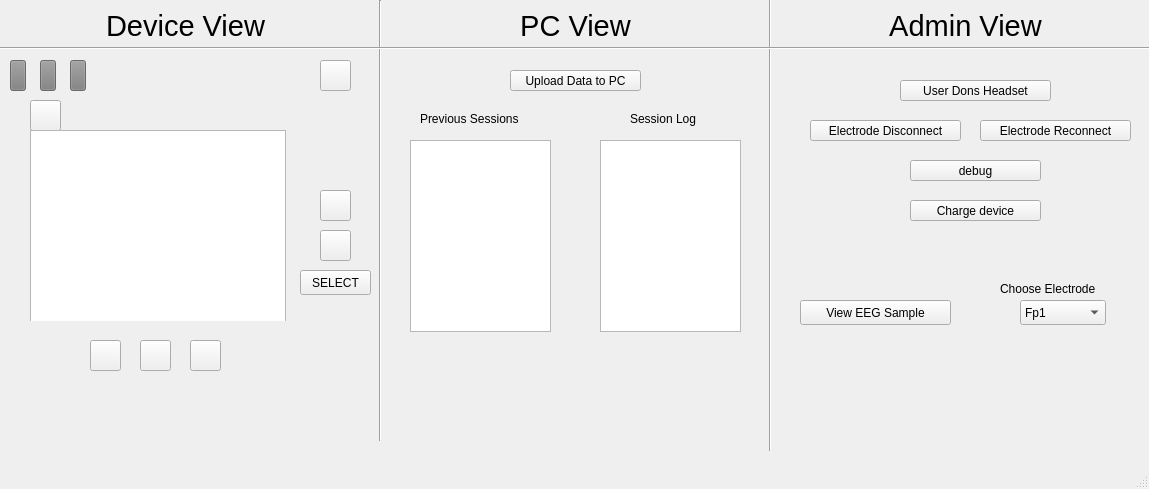
<?xml version="1.0" encoding="UTF-8"?>
<ui version="4.0">
 <class>MainWindow</class>
 <widget class="QMainWindow" name="MainWindow">
  <property name="geometry">
   <rect>
    <x>0</x>
    <y>0</y>
    <width>1149</width>
    <height>489</height>
   </rect>
  </property>
  <property name="windowTitle">
   <string>MainWindow</string>
  </property>
  <widget class="QWidget" name="centralwidget">
   <widget class="QPushButton" name="ContactSecureIndicator">
    <property name="enabled">
     <bool>false</bool>
    </property>
    <property name="geometry">
     <rect>
      <x>10</x>
      <y>60</y>
      <width>16</width>
      <height>31</height>
     </rect>
    </property>
    <property name="styleSheet">
     <string notr="true">background-color: gray;</string>
    </property>
    <property name="text">
     <string/>
    </property>
   </widget>
   <widget class="QPushButton" name="TreatmentIndicator">
    <property name="enabled">
     <bool>false</bool>
    </property>
    <property name="geometry">
     <rect>
      <x>40</x>
      <y>60</y>
      <width>16</width>
      <height>31</height>
     </rect>
    </property>
    <property name="styleSheet">
     <string notr="true">background-color: gray;</string>
    </property>
    <property name="text">
     <string/>
    </property>
   </widget>
   <widget class="QPushButton" name="ContactLostIndicator">
    <property name="enabled">
     <bool>false</bool>
    </property>
    <property name="geometry">
     <rect>
      <x>70</x>
      <y>60</y>
      <width>16</width>
      <height>31</height>
     </rect>
    </property>
    <property name="styleSheet">
     <string notr="true">background-color: gray;</string>
    </property>
    <property name="text">
     <string/>
    </property>
   </widget>
   <widget class="QPushButton" name="powerButton">
    <property name="geometry">
     <rect>
      <x>320</x>
      <y>60</y>
      <width>31</width>
      <height>31</height>
     </rect>
    </property>
    <property name="text">
     <string/>
    </property>
    <property name="icon">
     <iconset>
      <normaloff>images/PowerOn.png</normaloff>images/PowerOn.png</iconset>
    </property>
   </widget>
   <widget class="QPushButton" name="pauseButton">
    <property name="geometry">
     <rect>
      <x>90</x>
      <y>340</y>
      <width>31</width>
      <height>31</height>
     </rect>
    </property>
    <property name="focusPolicy">
     <enum>Qt::NoFocus</enum>
    </property>
    <property name="text">
     <string/>
    </property>
    <property name="icon">
     <iconset>
      <normaloff>images/pause.png</normaloff>images/pause.png</iconset>
    </property>
   </widget>
   <widget class="QPushButton" name="playButton">
    <property name="geometry">
     <rect>
      <x>140</x>
      <y>340</y>
      <width>31</width>
      <height>31</height>
     </rect>
    </property>
    <property name="focusPolicy">
     <enum>Qt::NoFocus</enum>
    </property>
    <property name="text">
     <string/>
    </property>
    <property name="icon">
     <iconset>
      <normaloff>images/play.png</normaloff>images/play.png</iconset>
    </property>
   </widget>
   <widget class="QPushButton" name="stopButton">
    <property name="geometry">
     <rect>
      <x>190</x>
      <y>340</y>
      <width>31</width>
      <height>31</height>
     </rect>
    </property>
    <property name="focusPolicy">
     <enum>Qt::NoFocus</enum>
    </property>
    <property name="text">
     <string/>
    </property>
    <property name="icon">
     <iconset>
      <normaloff>images/stop.png</normaloff>images/stop.png</iconset>
    </property>
   </widget>
   <widget class="QLabel" name="battery">
    <property name="geometry">
     <rect>
      <x>320</x>
      <y>370</y>
      <width>21</width>
      <height>41</height>
     </rect>
    </property>
    <property name="text">
     <string/>
    </property>
    <property name="pixmap">
     <pixmap>images/4Battery.png</pixmap>
    </property>
    <property name="scaledContents">
     <bool>true</bool>
    </property>
    <property name="alignment">
     <set>Qt::AlignCenter</set>
    </property>
   </widget>
   <widget class="Line" name="line">
    <property name="geometry">
     <rect>
      <x>370</x>
      <y>0</y>
      <width>20</width>
      <height>441</height>
     </rect>
    </property>
    <property name="orientation">
     <enum>Qt::Vertical</enum>
    </property>
   </widget>
   <widget class="QLabel" name="label">
    <property name="geometry">
     <rect>
      <x>0</x>
      <y>10</y>
      <width>371</width>
      <height>31</height>
     </rect>
    </property>
    <property name="font">
     <font>
      <pointsize>22</pointsize>
     </font>
    </property>
    <property name="text">
     <string>Device View</string>
    </property>
    <property name="alignment">
     <set>Qt::AlignCenter</set>
    </property>
   </widget>
   <widget class="QLabel" name="label_2">
    <property name="geometry">
     <rect>
      <x>390</x>
      <y>10</y>
      <width>371</width>
      <height>31</height>
     </rect>
    </property>
    <property name="font">
     <font>
      <pointsize>22</pointsize>
     </font>
    </property>
    <property name="text">
     <string>PC View</string>
    </property>
    <property name="alignment">
     <set>Qt::AlignCenter</set>
    </property>
   </widget>
   <widget class="Line" name="line_2">
    <property name="geometry">
     <rect>
      <x>760</x>
      <y>-10</y>
      <width>20</width>
      <height>461</height>
     </rect>
    </property>
    <property name="orientation">
     <enum>Qt::Vertical</enum>
    </property>
   </widget>
   <widget class="QLabel" name="label_3">
    <property name="geometry">
     <rect>
      <x>780</x>
      <y>10</y>
      <width>371</width>
      <height>31</height>
     </rect>
    </property>
    <property name="font">
     <font>
      <pointsize>22</pointsize>
     </font>
    </property>
    <property name="text">
     <string>Admin View</string>
    </property>
    <property name="alignment">
     <set>Qt::AlignCenter</set>
    </property>
   </widget>
   <widget class="QPushButton" name="electrodeDisconnect">
    <property name="geometry">
     <rect>
      <x>810</x>
      <y>120</y>
      <width>151</width>
      <height>21</height>
     </rect>
    </property>
    <property name="text">
     <string>Electrode Disconnect</string>
    </property>
   </widget>
   <widget class="QPushButton" name="DonHeadset">
    <property name="geometry">
     <rect>
      <x>900</x>
      <y>80</y>
      <width>151</width>
      <height>21</height>
     </rect>
    </property>
    <property name="text">
     <string>User Dons Headset</string>
    </property>
   </widget>
   <widget class="QPushButton" name="upButton">
    <property name="geometry">
     <rect>
      <x>320</x>
      <y>190</y>
      <width>31</width>
      <height>31</height>
     </rect>
    </property>
    <property name="text">
     <string/>
    </property>
    <property name="icon">
     <iconset>
      <normaloff>images/up.png</normaloff>images/up.png</iconset>
    </property>
   </widget>
   <widget class="QPushButton" name="downButton">
    <property name="geometry">
     <rect>
      <x>320</x>
      <y>230</y>
      <width>31</width>
      <height>31</height>
     </rect>
    </property>
    <property name="text">
     <string/>
    </property>
    <property name="icon">
     <iconset>
      <normaloff>images/down.png</normaloff>images/down.png</iconset>
    </property>
   </widget>
   <widget class="QPushButton" name="menuButton">
    <property name="geometry">
     <rect>
      <x>30</x>
      <y>100</y>
      <width>31</width>
      <height>31</height>
     </rect>
    </property>
    <property name="text">
     <string/>
    </property>
    <property name="icon">
     <iconset>
      <normaloff>images/Menu.png</normaloff>images/Menu.png</iconset>
    </property>
   </widget>
   <widget class="QCustomPlot" name="graphDisplayPC" native="true">
    <property name="geometry">
     <rect>
      <x>780</x>
      <y>350</y>
      <width>361</width>
      <height>71</height>
     </rect>
    </property>
   </widget>
   <widget class="QPushButton" name="selectButton">
    <property name="geometry">
     <rect>
      <x>300</x>
      <y>270</y>
      <width>71</width>
      <height>25</height>
     </rect>
    </property>
    <property name="focusPolicy">
     <enum>Qt::NoFocus</enum>
    </property>
    <property name="text">
     <string>SELECT</string>
    </property>
   </widget>
   <widget class="QStackedWidget" name="screenStack">
    <property name="geometry">
     <rect>
      <x>30</x>
      <y>130</y>
      <width>261</width>
      <height>191</height>
     </rect>
    </property>
    <property name="autoFillBackground">
     <bool>false</bool>
    </property>
    <property name="currentIndex">
     <number>0</number>
    </property>
    <widget class="QWidget" name="menuPage">
     <widget class="QListView" name="menuView">
      <property name="geometry">
       <rect>
        <x>0</x>
        <y>0</y>
        <width>256</width>
        <height>192</height>
       </rect>
      </property>
      <property name="focusPolicy">
       <enum>Qt::StrongFocus</enum>
      </property>
      <property name="verticalScrollBarPolicy">
       <enum>Qt::ScrollBarAsNeeded</enum>
      </property>
      <property name="horizontalScrollBarPolicy">
       <enum>Qt::ScrollBarAsNeeded</enum>
      </property>
      <property name="selectionBehavior">
       <enum>QAbstractItemView::SelectRows</enum>
      </property>
      <property name="movement">
       <enum>QListView::Static</enum>
      </property>
     </widget>
    </widget>
    <widget class="QWidget" name="sessionPage">
     <property name="styleSheet">
      <string notr="true">background: white;</string>
     </property>
     <widget class="QLabel" name="timerLabel">
      <property name="geometry">
       <rect>
        <x>60</x>
        <y>60</y>
        <width>151</width>
        <height>51</height>
       </rect>
      </property>
      <property name="font">
       <font>
        <family>Nimbus Mono L</family>
        <pointsize>25</pointsize>
        <weight>75</weight>
        <bold>true</bold>
       </font>
      </property>
      <property name="styleSheet">
       <string notr="true"/>
      </property>
      <property name="text">
       <string>23:00</string>
      </property>
      <property name="alignment">
       <set>Qt::AlignCenter</set>
      </property>
     </widget>
     <widget class="QProgressBar" name="progressBar">
      <property name="geometry">
       <rect>
        <x>67</x>
        <y>120</y>
        <width>131</width>
        <height>23</height>
       </rect>
      </property>
      <property name="value">
       <number>0</number>
      </property>
     </widget>
     <widget class="QLabel" name="label_7">
      <property name="geometry">
       <rect>
        <x>81</x>
        <y>40</y>
        <width>121</width>
        <height>20</height>
       </rect>
      </property>
      <property name="text">
       <string>Time Remaining:</string>
      </property>
     </widget>
    </widget>
    <widget class="QWidget" name="warningPage">
     <property name="styleSheet">
      <string notr="true">background-color: white;</string>
     </property>
     <widget class="QLabel" name="warningLabel">
      <property name="geometry">
       <rect>
        <x>20</x>
        <y>40</y>
        <width>221</width>
        <height>111</height>
       </rect>
      </property>
      <property name="font">
       <font>
        <pointsize>15</pointsize>
       </font>
      </property>
      <property name="styleSheet">
       <string notr="true"/>
      </property>
      <property name="text">
       <string>Warning</string>
      </property>
      <property name="alignment">
       <set>Qt::AlignCenter</set>
      </property>
     </widget>
    </widget>
   </widget>
   <widget class="QPushButton" name="EEGSampleButton">
    <property name="geometry">
     <rect>
      <x>800</x>
      <y>300</y>
      <width>151</width>
      <height>25</height>
     </rect>
    </property>
    <property name="text">
     <string>View EEG Sample</string>
    </property>
   </widget>
   <widget class="QPushButton" name="debugButton">
    <property name="geometry">
     <rect>
      <x>910</x>
      <y>160</y>
      <width>131</width>
      <height>21</height>
     </rect>
    </property>
    <property name="text">
     <string>debug</string>
    </property>
   </widget>
   <widget class="QPushButton" name="chargeButton">
    <property name="geometry">
     <rect>
      <x>910</x>
      <y>200</y>
      <width>131</width>
      <height>21</height>
     </rect>
    </property>
    <property name="text">
     <string>Charge device</string>
    </property>
   </widget>
   <widget class="QLabel" name="chargingBolt">
    <property name="geometry">
     <rect>
      <x>320</x>
      <y>410</y>
      <width>21</width>
      <height>31</height>
     </rect>
    </property>
    <property name="text">
     <string/>
    </property>
    <property name="pixmap">
     <pixmap>images/empty.png</pixmap>
    </property>
    <property name="scaledContents">
     <bool>true</bool>
    </property>
    <property name="alignment">
     <set>Qt::AlignCenter</set>
    </property>
   </widget>
   <widget class="QListView" name="prevSessionsList">
    <property name="geometry">
     <rect>
      <x>410</x>
      <y>140</y>
      <width>141</width>
      <height>192</height>
     </rect>
    </property>
   </widget>
   <widget class="QPushButton" name="uploadButton">
    <property name="geometry">
     <rect>
      <x>510</x>
      <y>70</y>
      <width>131</width>
      <height>21</height>
     </rect>
    </property>
    <property name="text">
     <string>Upload Data to PC</string>
    </property>
   </widget>
   <widget class="QListView" name="sessionLogView">
    <property name="geometry">
     <rect>
      <x>600</x>
      <y>140</y>
      <width>141</width>
      <height>192</height>
     </rect>
    </property>
   </widget>
   <widget class="QLabel" name="label_4">
    <property name="geometry">
     <rect>
      <x>420</x>
      <y>110</y>
      <width>121</width>
      <height>17</height>
     </rect>
    </property>
    <property name="text">
     <string>Previous Sessions</string>
    </property>
   </widget>
   <widget class="QComboBox" name="electrodeComboBox">
    <property name="geometry">
     <rect>
      <x>1020</x>
      <y>300</y>
      <width>86</width>
      <height>25</height>
     </rect>
    </property>
    <item>
     <property name="text">
      <string>Fp1</string>
     </property>
    </item>
    <item>
     <property name="text">
      <string>Fp2</string>
     </property>
    </item>
    <item>
     <property name="text">
      <string>F3</string>
     </property>
    </item>
    <item>
     <property name="text">
      <string>F4</string>
     </property>
    </item>
    <item>
     <property name="text">
      <string>F7</string>
     </property>
    </item>
    <item>
     <property name="text">
      <string>F8</string>
     </property>
    </item>
    <item>
     <property name="text">
      <string>Fz</string>
     </property>
    </item>
   </widget>
   <widget class="QLabel" name="label_5">
    <property name="geometry">
     <rect>
      <x>1000</x>
      <y>280</y>
      <width>121</width>
      <height>17</height>
     </rect>
    </property>
    <property name="text">
     <string>Choose Electrode</string>
    </property>
   </widget>
   <widget class="Line" name="line_3">
    <property name="geometry">
     <rect>
      <x>0</x>
      <y>40</y>
      <width>1161</width>
      <height>16</height>
     </rect>
    </property>
    <property name="orientation">
     <enum>Qt::Horizontal</enum>
    </property>
   </widget>
   <widget class="QLabel" name="label_6">
    <property name="geometry">
     <rect>
      <x>630</x>
      <y>110</y>
      <width>121</width>
      <height>17</height>
     </rect>
    </property>
    <property name="text">
     <string>Session Log</string>
    </property>
   </widget>
   <widget class="QPushButton" name="electrodeReconnect">
    <property name="geometry">
     <rect>
      <x>980</x>
      <y>120</y>
      <width>151</width>
      <height>21</height>
     </rect>
    </property>
    <property name="text">
     <string>Electrode Reconnect</string>
    </property>
   </widget>
  </widget>
  <widget class="QMenuBar" name="menubar">
   <property name="geometry">
    <rect>
     <x>0</x>
     <y>0</y>
     <width>1149</width>
     <height>22</height>
    </rect>
   </property>
  </widget>
  <widget class="QStatusBar" name="statusbar"/>
 </widget>
 <customwidgets>
  <customwidget>
   <class>QCustomPlot</class>
   <extends>QWidget</extends>
   <header>qcustomplot.h</header>
   <container>1</container>
  </customwidget>
 </customwidgets>
 <resources/>
 <connections/>
</ui>
